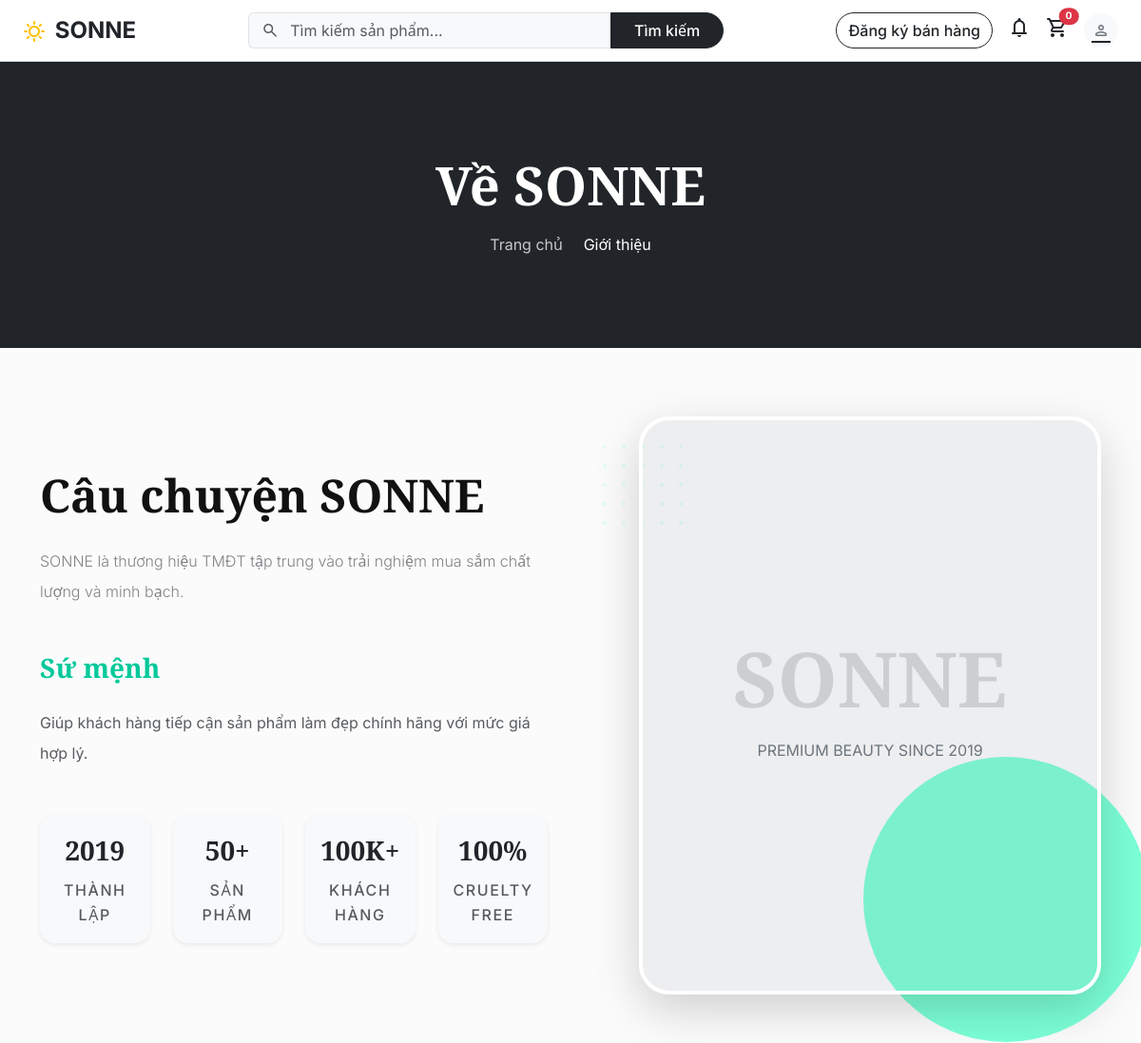
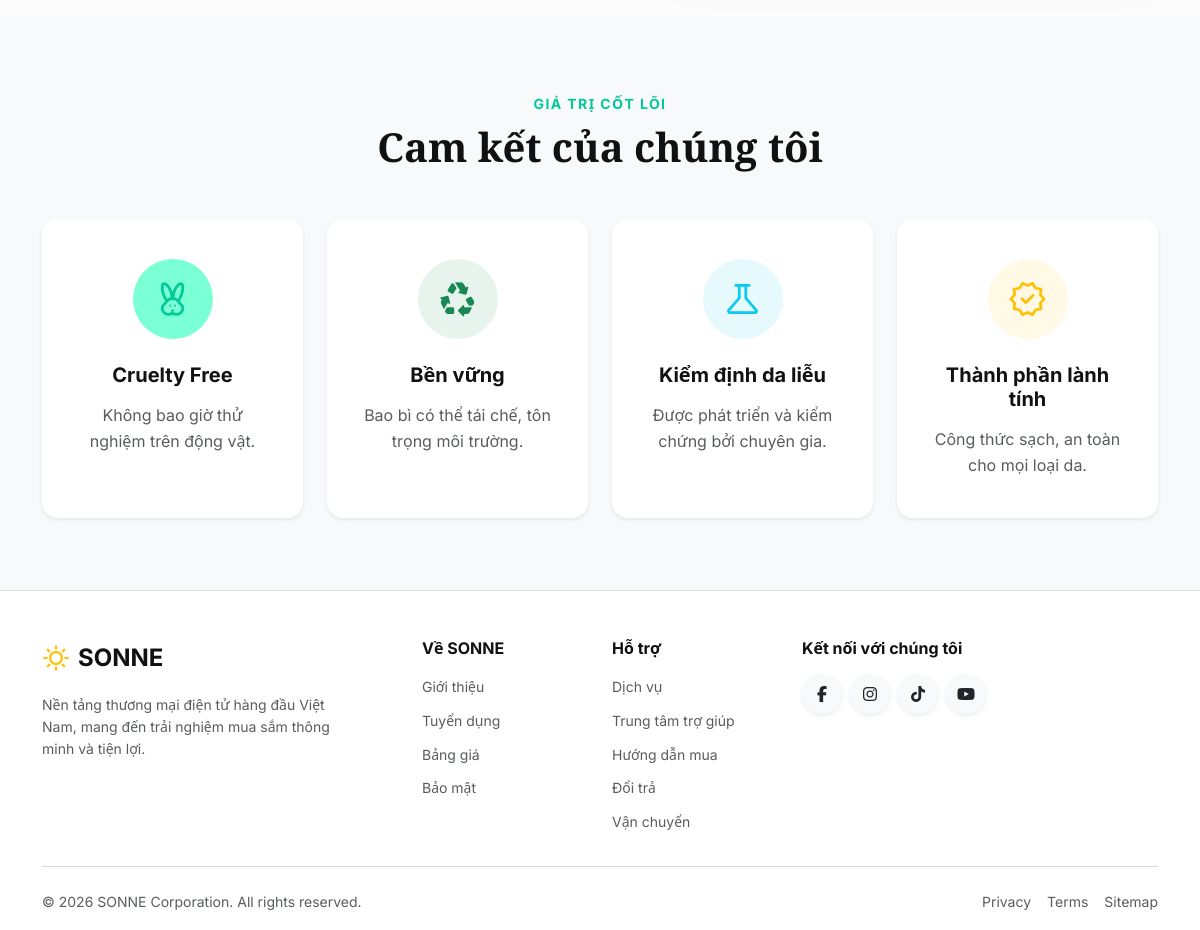
/about, run on the app's committed database (2 pictures, top to bottom).
### tables this page shows
CREATE TABLE page_contents (
    id INT UNSIGNED AUTO_INCREMENT PRIMARY KEY,
    page_key VARCHAR(120) NOT NULL UNIQUE,
    title VARCHAR(255) NULL,
    content TEXT NULL,
    image VARCHAR(255) NULL,
    created_at DATETIME NOT NULL DEFAULT CURRENT_TIMESTAMP,
    updated_at DATETIME NOT NULL DEFAULT CURRENT_TIMESTAMP ON UPDATE CURRENT_TIMESTAMP
);

### views/about/index.php (the view)
<?php
$intro   = $pageContent['about_intro']['content'] ?? '';
$mission = $pageContent['about_mission']['content'] ?? '';
?>
<section class="py-5 bg-dark text-white text-center position-relative background-cover" style="background-color: var(--primary);">
    <div class="container position-relative z-1 py-4 py-lg-5">
        <h1 class="display-4 fw-bold font-playfair mb-3">Về SONNE</h1>
        <nav aria-label="breadcrumb">
            <ol class="breadcrumb justify-content-center mb-0">
                <li class="breadcrumb-item"><a href="<?= url() ?>" class="text-white text-decoration-none opacity-75 hover-opacity-100">Trang chủ</a></li>
                <li class="breadcrumb-item active text-white" aria-current="page">Giới thiệu</li>
            </ol>
        </nav>
    </div>
</section>
<section class="py-5 py-lg-5">
    <div class="container py-lg-4">
        <div class="row g-5 align-items-center">
            <div class="col-lg-6 order-2 order-lg-1">
                <h2 class="display-5 fw-bold font-playfair mb-4"><?= e($pageContent['about_intro']['title'] ?? 'Câu chuyện SONNE') ?></h2>
                <div class="lead text-muted mb-4 opacity-75 fs-6 lh-lg text-justify text-md-start">
                    <?= nl2br(e($intro)) ?>
                </div>
                <h3 class="h3 fw-bold font-playfair mt-5 mb-4 text-primary"><?= e($pageContent['about_mission']['title'] ?? 'Sứ mệnh') ?></h3>
                <div class="text-muted mb-5 lh-lg text-justify text-md-start">
                    <?= nl2br(e($mission)) ?>
                </div>
                <div class="row g-3 g-md-4 text-center">
                    <div class="col-6 col-md-3">
                        <div class="p-3 bg-light rounded-4 shadow-sm h-100 d-flex flex-column justify-content-center hover-shadow transition-all">
                            <span class="fs-3 fw-bold text-dark d-block font-playfair">2019</span>
                            <span class="fs-7 text-muted mt-2 text-uppercase tracking-wider fw-medium">Thành lập</span>
                        </div>
                    </div>
                    <div class="col-6 col-md-3">
                        <div class="p-3 bg-light rounded-4 shadow-sm h-100 d-flex flex-column justify-content-center hover-shadow transition-all">
                            <span class="fs-3 fw-bold text-dark d-block font-playfair">50+</span>
                            <span class="fs-7 text-muted mt-2 text-uppercase tracking-wider fw-medium">Sản phẩm</span>
                        </div>
                    </div>
                    <div class="col-6 col-md-3">
                        <div class="p-3 bg-light rounded-4 shadow-sm h-100 d-flex flex-column justify-content-center hover-shadow transition-all">
                            <span class="fs-3 fw-bold text-dark d-block font-playfair">100K+</span>
                            <span class="fs-7 text-muted mt-2 text-uppercase tracking-wider fw-medium">Khách hàng</span>
                        </div>
                    </div>
                    <div class="col-6 col-md-3">
                        <div class="p-3 bg-light rounded-4 shadow-sm h-100 d-flex flex-column justify-content-center hover-shadow transition-all">
                            <span class="fs-3 fw-bold text-dark d-block font-playfair">100%</span>
                            <span class="fs-7 text-muted mt-2 text-uppercase tracking-wider fw-medium">Cruelty Free</span>
                        </div>
                    </div>
                </div>
            </div>
            <div class="col-lg-6 order-1 order-lg-2">
                <div class="position-relative ps-lg-5">
                    <div class="rounded-5 overflow-hidden shadow-lg border border-4 border-white position-relative" style="aspect-ratio: 4/5;">
                        <?php $img = $pageContent['about_intro']['image'] ?? null; ?>
                        <?php if ($img): ?>
                        <img src="<?= asset(e($img)) ?>" alt="SONNE Brand" class="w-100 h-100 object-fit-cover transition-transform hover-scale" loading="lazy">
                        <?php else: ?>
                        <div class="w-100 h-100 d-flex flex-column justify-content-center align-items-center bg-secondary bg-opacity-10 text-secondary">
                            <span class="font-playfair display-1 fw-bold opacity-25">SONNE</span>
                            <p class="mt-3 letter-spacing-2 text-uppercase fs-6">Premium Beauty Since 2019</p>
                        </div>
                        <?php endif; ?>
                    </div>
                    <div class="position-absolute bg-primary rounded-circle opacity-10 d-none d-lg-block z-n1" style="width: 300px; height: 300px; bottom: -50px; right: -50px;"></div>
                    <div class="position-absolute d-none d-lg-block" style="top: 30px; left: 10px; z-index: -1;">
                        <svg width="100" height="100" fill="none" viewBox="0 0 100 100">
                            <pattern id="dots" x="0" y="0" width="20" height="20" patternUnits="userSpaceOnUse">
                                <circle fill="var(--primary)" cx="2" cy="2" r="2" opacity="0.2"></circle>
                            </pattern>
                            <rect x="0" y="0" width="100" height="100" fill="url(#dots)"></rect>
                        </svg>
                    </div>
                </div>
            </div>
        </div>
    </div>
</section>
<section class="py-5 bg-light mb-auto">
    <div class="container py-lg-4">
        <div class="text-center mb-5">
            <span class="text-primary fw-bold tracking-wider text-uppercase small d-block mb-2">Giá trị cốt lõi</span>
            <h2 class="display-6 fw-bold font-playfair m-0">Cam kết của chúng tôi</h2>
        </div>
        <div class="row g-4 text-center">
            <div class="col-sm-6 col-lg-3">
                <div class="card h-100 border-0 shadow-sm rounded-4 hover-shadow transition-all bg-white py-4 px-3">
                    <div class="card-body">
                        <div class="d-inline-flex justify-content-center align-items-center bg-primary bg-opacity-10 text-primary rounded-circle mb-4" style="width: 80px; height: 80px;">
                            <span class="material-symbols-rounded" style="font-size: 40px;">cruelty_free</span>
                        </div>
                        <h3 class="h5 fw-bold mb-3">Cruelty Free</h3>
                        <p class="text-muted mb-0">Không bao giờ thử nghiệm trên động vật.</p>
                    </div>
                </div>
            </div>
            <div class="col-sm-6 col-lg-3">
                <div class="card h-100 border-0 shadow-sm rounded-4 hover-shadow transition-all bg-white py-4 px-3">
                    <div class="card-body">
                        <div class="d-inline-flex justify-content-center align-items-center bg-success bg-opacity-10 text-success rounded-circle mb-4" style="width: 80px; height: 80px;">
                            <span class="material-symbols-rounded" style="font-size: 40px;">recycling</span>
                        </div>
                        <h3 class="h5 fw-bold mb-3">Bền vững</h3>
                        <p class="text-muted mb-0">Bao bì có thể tái chế, tôn trọng môi trường.</p>
                    </div>
                </div>
            </div>
            <div class="col-sm-6 col-lg-3">
                <div class="card h-100 border-0 shadow-sm rounded-4 hover-shadow transition-all bg-white py-4 px-3">
                    <div class="card-body">
                        <div class="d-inline-flex justify-content-center align-items-center bg-info bg-opacity-10 text-info rounded-circle mb-4" style="width: 80px; height: 80px;">
                            <span class="material-symbols-rounded" style="font-size: 40px;">science</span>
                        </div>
                        <h3 class="h5 fw-bold mb-3">Kiểm định da liễu</h3>
                        <p class="text-muted mb-0">Được phát triển và kiểm chứng bởi chuyên gia.</p>
                    </div>
                </div>
            </div>
            <div class="col-sm-6 col-lg-3">
                <div class="card h-100 border-0 shadow-sm rounded-4 hover-shadow transition-all bg-white py-4 px-3">
                    <div class="card-body">
                        <div class="d-inline-flex justify-content-center align-items-center bg-warning bg-opacity-10 text-warning rounded-circle mb-4" style="width: 80px; height: 80px;">
                            <span class="material-symbols-rounded" style="font-size: 40px;">verified</span>
                        </div>
                        <h3 class="h5 fw-bold mb-3">Thành phần lành tính</h3>
                        <p class="text-muted mb-0">Công thức sạch, an toàn cho mọi loại da.</p>
                    </div>
                </div>
            </div>
        </div>
    </div>
</section>

### core/Router.php (shortened to what the rows shown need)
<?php
class Router {
    private array $routes = [];
    private function add(string $method, string $path, string $handler): void {
        $this->routes[] = compact('method', 'pattern', 'handler');
    }
    public function dispatch(): void {
        $uri = parse_url($_SERVER['REQUEST_URI'] ?? '/', PHP_URL_PATH);
        $base = str_replace('\\', '/', dirname($_SERVER['SCRIPT_NAME'] ?? '/'));
        $base = $base === '/' ? '' : rtrim($base, '/');
        if (str_starts_with($uri, $base)) {
            $uri = substr($uri, strlen($base));
        }
        $uri = '/' . ltrim($uri, '/');
        if ($uri !== '/' ) $uri = rtrim($uri, '/');
        foreach ($this->routes as $route) {
            if (!preg_match($route['pattern'], $uri, $matches)) continue;
            $params = array_filter($matches, 'is_string', ARRAY_FILTER_USE_KEY);
            [$class, $action] = explode('@', $route['handler']);
            $controller = new $class();
            $controller->$action($params);
            return;
        }
    }
}

### data on the page
page_contents: title "Câu chuyện SONNE", content "SONNE là thương hiệu TMĐT tập trung vào trải nghiệm mua sắm chất lượng và minh bạch."
page_contents: title "Sứ mệnh", content "Giúp khách hàng tiếp cận sản phẩm làm đẹp chính hãng với mức giá hợp lý."
